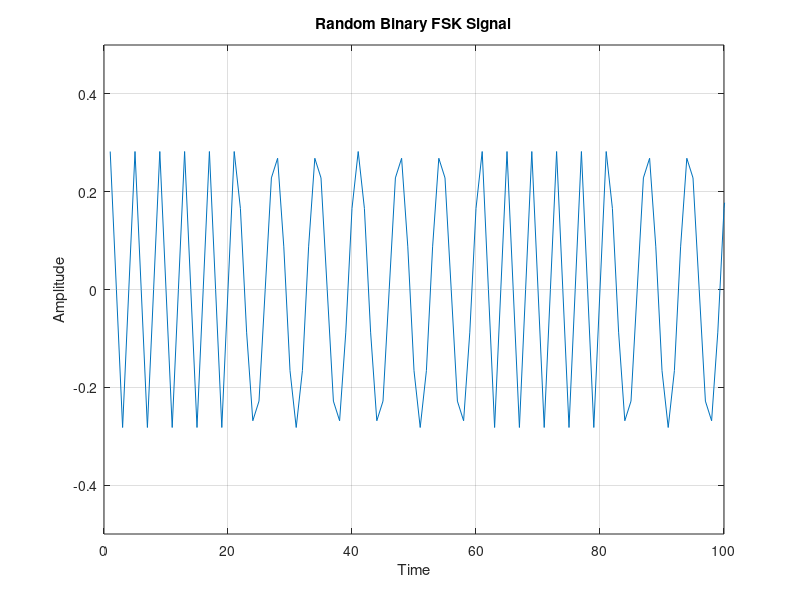
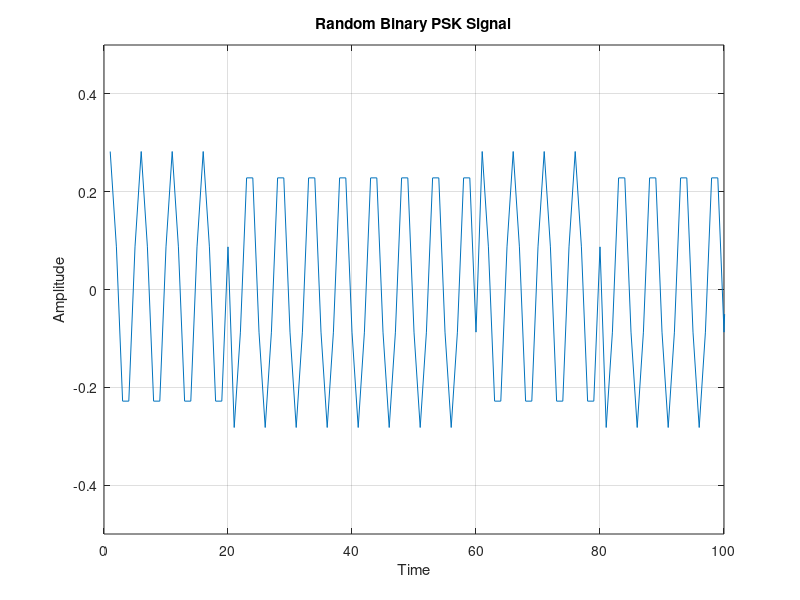
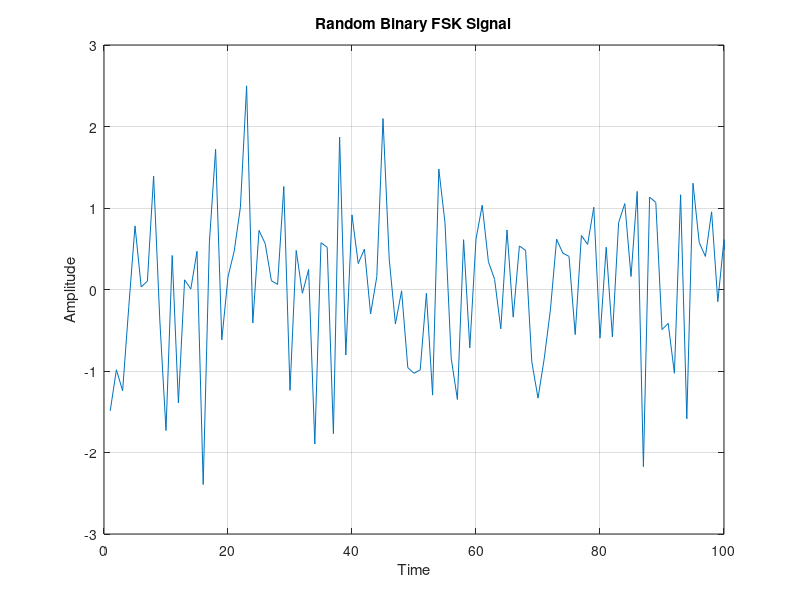
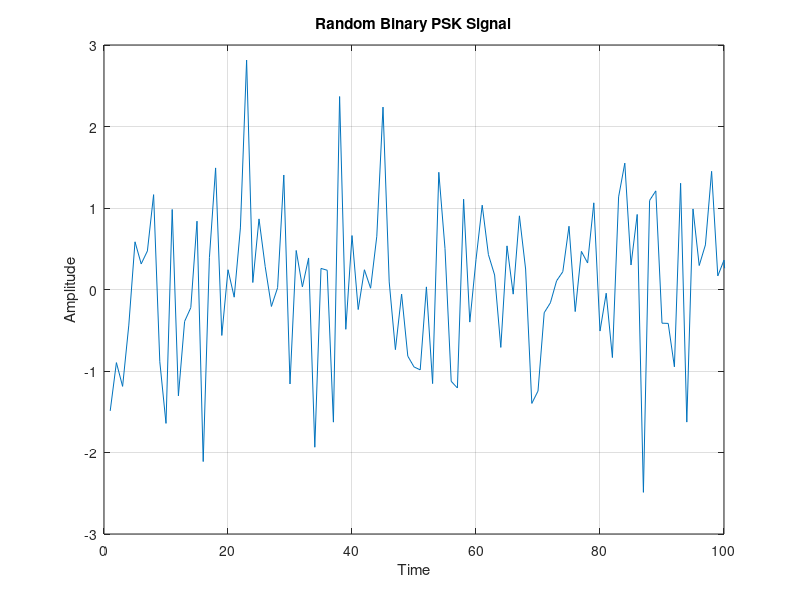

The MATLAB script that drew these images, in order:
% Close all figures, clear workspace, and clear command window
close all;
clear;
clc;

% Constants and Variable Setup
Plot_or_not = 1;   % Set to 1 to plot generated noise and signals
n0 = 4;            % Used for w1 in BFSK
n1 = 1;            % Used for w2 in BFSK
N = 20;            % Choose Ts to be unity and N = 20
Ts = 1;            % Sampling period of binary sequence
Tb = N * Ts;       % Period of binary sequence
eta = 2;           % Fix η = 2
SNRe = -4:4;       % Effective input signal-to-noise ratio range of -4 dB to 4 dB
t = 0:N-1;         % Timing for simulation
bitLength = 500;   % Chosen arbitrarily
vi = 1;            % Virtual index

% Number of bit errors
error_fsk = 0;
error_psk = 0;

% Decoded output sequences
bko_fsk = zeros(1, bitLength);
bko_psk = zeros(1, bitLength);

% Set up shift keying frequencies
w1 = 2 * pi * (n0 + n1) / Tb;    % First BFSK frequency
w2 = 2 * pi * (n0 - n1) / Tb;    % Second BFSK frequency
wc = n0 * 2 * pi / Tb;            % Carrier frequency for BPSK

% Generate random binary sequence
bk = round(rand(1, bitLength));

% Compute A for varying SNR levels
A = sqrt(2 * eta / Tb * 10.^(SNRe / 10));

for SNR_loop=1:length(SNRe)
    for TRIAL_loop=1:N % 20 independent trials
    error_fsk=0;
    error_psk=0;
    noise=randn(1,bitLength*N); %2. generate zero-mean white Gaussian noise
    vi=1;

    %Use A to setup signal functions 
    s1_fsk=A(SNR_loop)*cos(w1*t); % bfsk 1
    s2_fsk=A(SNR_loop)*cos(w2*t); % bfsk 0
    s1_psk=A(SNR_loop)*cos(wc*t); % bpsk 1
    s2_psk=-A(SNR_loop)*cos(wc*t); % bpsk 0
    d=length(s1_fsk); % signal duration

    for i=1:bitLength %4. generate FSK and PSK mod signals
        if(bk(i)==1) % virtual index
            s_fsk(vi:vi+(N-1))=s1_fsk(1:N);
            s_psk(vi:vi+(N-1))=s1_psk(1:N);
        else
            s_fsk(vi:vi+(N-1))=s2_fsk(1:N);
            s_psk(vi:vi+(N-1))=s2_psk(1:N);
        end

        vi=vi+N;
    end

    v_fsk=s_fsk+noise; %5. generate noisy signals
    v_psk=s_psk+noise;

    if(Plot_or_not==1) % display preliminary output if desired
        figure(1)
        plot(s_fsk);
        axis([0,100,-1/2,1/2]);
        title('Random Binary FSK Signal');
        ylabel('Amplitude');
        xlabel('Time');
        set(gcf,'Color',[1 1 1])
        grid on
        
        figure(2)
        plot(s_psk);
        axis([0,100,-1/2,1/2]);
        title('Random Binary PSK Signal');
        ylabel('Amplitude');
        xlabel('Time');
        set(gcf,'Color',[1 1 1])
        grid on
        
        figure(3)
        plot(v_fsk);
        axis([0,100,-3,3]);
        title('Random Binary FSK Signal');
        ylabel('Amplitude');
        xlabel('Time');
        set(gcf,'Color',[1 1 1])
        grid on
        
        figure(4)
        plot(v_psk);
        axis([0,100,-3,3]);
        title('Random Binary PSK Signal');
        ylabel('Amplitude');
        xlabel('Time');
        set(gcf,'Color',[1 1 1])
        grid on
        
    end
    Plot_or_not=0;
    
    %6. create matched filters and corresponding signal through each
    mf_fsk=fliplr(s1_fsk-s2_fsk); % BFSK output
    mf_psk=fliplr(s1_psk-s2_psk); % BPSK output
    vo_fsk=conv(v_fsk,mf_fsk);
    vo_psk=conv(v_psk,mf_psk);
    % adjustment for detection
    vo_fsk=vo_fsk(1:bitLength*N);
    vo_psk=vo_psk(1:bitLength*N);
    % sample the output signal
    for m=N:N:(bitLength*N)
        vo_fsk(m/N)=vo_fsk(m);
        vo_psk(m/N)=vo_psk(m);
    end
    %7. threshold detection
    for m=1:bitLength*N;
        if(vo_fsk(m)<=0) % PSK detection
            bko_fsk(m)=0;
        else
            bko_fsk(m)=1;
        end
        if(vo_psk(m)<=0) % PSK detection
            bko_psk(m)=0;
        else
            bko_psk(m)=1;
        end
    end
    %8. find bit error rates
    for m=1:bitLength;
        if(bk(m)~=bko_fsk(m))
            error_fsk=error_fsk+1;
        end
        if(bk(m)~=bko_psk(m))
            error_psk=error_psk+1;
        end
    end
    
    ber_fsk(TRIAL_loop)=error_fsk/bitLength;
    ber_psk(TRIAL_loop)=error_psk/bitLength;
    
    end
    
    fprintf(' Bit Error Rates, SNR=%ddB\n',SNRe(SNR_loop));
    fprintf(' FSK: \t%.4f\n',mean(ber_fsk));
    fprintf(' PSK: \t%.4f\n',mean(ber_psk));
    fprintf('\n');
    performance_fsk(SNR_loop)=mean(ber_fsk);
    performance_psk(SNR_loop)=mean(ber_psk);
end


% Plot the final results
figure(5)
semilogy(SNRe, performance_fsk, '-ok');
hold on
semilogy(SNRe, performance_psk, '-or');
title('Performance of FSK vs PSK');
ylabel('Bit Error Rate');
xlabel('SNR');
legend('FSK', 'PSK');
grid on

figure(6)
plot(SNRe, performance_fsk - performance_psk);
title('Error Rate Reduction, PSK vs FSK');
ylabel('Reduction')
xlabel('SNR')
axis([-4, 4, 0, 0.1]);
grid on

figure(7)
semilogy(SNRe, 1/2 * erfc(1/2 * sqrt(Tb / eta * A.^2)), 'r');
hold on
semilogy(SNRe, performance_psk);
title('Theoretical and Experimental PSK Performance');
ylabel('Performance')
xlabel('SNR')
legend('Theoretical', 'Experimental');
grid on

figure(8)
semilogy(SNRe, 1/2 * erfc(1/2 * sqrt(Tb / eta / 2 * A.^2)), 'r');
hold on
semilogy(SNRe, performance_fsk);
title('Theoretical and Experimental FSK Performance');
ylabel('Performance')
xlabel('SNR')
legend('Theoretical', 'Experimental');
grid on